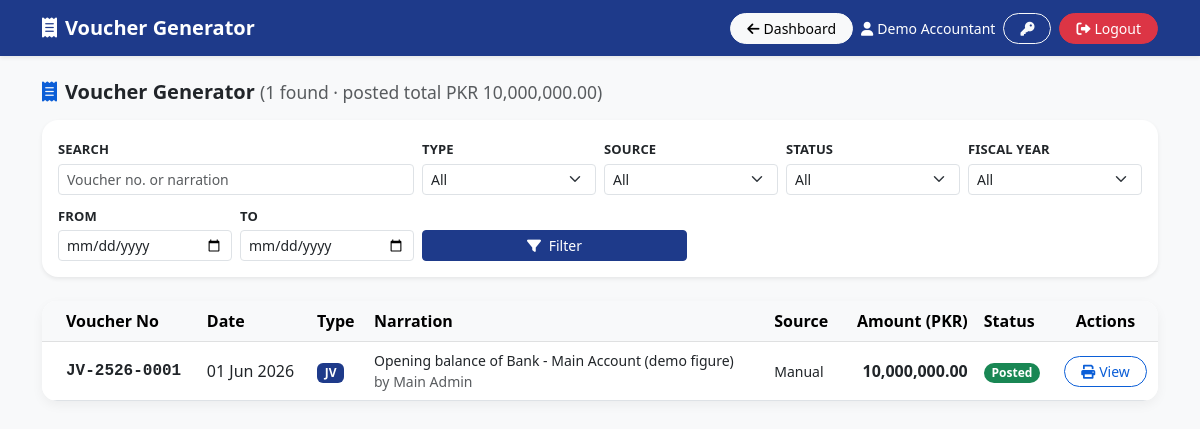
The page /admin/accountant_portal/vouchers.php (signed in) on the database its author committed.
### tables this page shows
CREATE TABLE `users` (
  `id` INT NOT NULL AUTO_INCREMENT,
  `full_name` VARCHAR(100) NOT NULL,
  `email` VARCHAR(100) NOT NULL,
  `phone` VARCHAR(20) DEFAULT NULL,
  `employee_id` VARCHAR(50) DEFAULT NULL,
  `password` VARCHAR(255) NOT NULL,
  `role` ENUM('Admin','Accountant','Student','Staff') NOT NULL,
  `status` ENUM('Active','Inactive') NOT NULL DEFAULT 'Active',
  `can_manage_fees` TINYINT(1) NOT NULL DEFAULT 0,
  `can_manage_salaries` TINYINT(1) NOT NULL DEFAULT 0,
  `can_manage_expenses` TINYINT(1) NOT NULL DEFAULT 0,
  `can_manage_accounts` TINYINT(1) NOT NULL DEFAULT 0,
  `must_change_password` TINYINT(1) NOT NULL DEFAULT 0,
  `failed_logins` INT NOT NULL DEFAULT 0,
  `locked_until` DATETIME DEFAULT NULL,
  `lock_reason` VARCHAR(30) DEFAULT NULL,
  `reset_otp` VARCHAR(255) DEFAULT NULL,
  `otp_expiry` DATETIME DEFAULT NULL,
  `otp_attempts` INT NOT NULL DEFAULT 0,
  `accepted_policy_at` DATETIME DEFAULT NULL,
  `created_at` TIMESTAMP NULL DEFAULT CURRENT_TIMESTAMP,
  PRIMARY KEY (`id`),
  UNIQUE KEY `uq_users_email` (`email`),
  KEY `idx_users_role` (`role`)
);

CREATE TABLE `vouchers` (
  `id` INT NOT NULL AUTO_INCREMENT,
  `voucher_no` VARCHAR(20) NOT NULL,
  `voucher_type` ENUM('RV','PV','JV') NOT NULL,
  `voucher_date` DATE NOT NULL,
  `fiscal_year` SMALLINT GENERATED ALWAYS AS (IF(MONTH(`voucher_date`) >= 7, YEAR(`voucher_date`), YEAR(`voucher_date`) - 1)) STORED,
  `narration` VARCHAR(255) NOT NULL,
  `total_amount` DECIMAL(14,2) NOT NULL,
  `source_type` ENUM('fee_payment','salary','expense','receipt','manual') NOT NULL DEFAULT 'manual',
  `source_id` INT DEFAULT NULL,
  `status` ENUM('Posted','Cancelled') NOT NULL DEFAULT 'Posted',
  `cancelled_by` INT DEFAULT NULL,
  `cancelled_at` DATETIME DEFAULT NULL,
  `cancel_reason` VARCHAR(255) DEFAULT NULL,
  `created_by` INT DEFAULT NULL,
  `created_at` TIMESTAMP NULL DEFAULT CURRENT_TIMESTAMP,
  PRIMARY KEY (`id`),
  UNIQUE KEY `uq_vouchers_no` (`voucher_no`),
  KEY `idx_vouchers_date` (`voucher_date`),
  KEY `idx_vouchers_fy_type` (`fiscal_year`, `voucher_type`),
  KEY `idx_vouchers_source` (`source_type`, `source_id`),
  KEY `fk_vouchers_created_by` (`created_by`),
  KEY `fk_vouchers_cancelled_by` (`cancelled_by`),
  CONSTRAINT `fk_vouchers_created_by` FOREIGN KEY (`created_by`) REFERENCES `users` (`id`) ON DELETE SET NULL,
  CONSTRAINT `fk_vouchers_cancelled_by` FOREIGN KEY (`cancelled_by`) REFERENCES `users` (`id`) ON DELETE SET NULL,
  CONSTRAINT `chk_vouchers_total` CHECK (`total_amount` > 0)
);

### includes/functions.php (called while the page is built, shortened)
<?php
function e($value)
{
    return htmlspecialchars((string)($value ?? ''), ENT_QUOTES, 'UTF-8');
}
function base_path()
{
    static $base = null;
    if ($base !== null) {
        return $base;
    }
    if (APP_BASE_PATH !== null) {
        return $base = rtrim(APP_BASE_PATH, '/');
    }
    return $base = rtrim($base, '/');
}
function url($path = '')
{
    return base_path() . '/' . ltrim($path, '/');
}
function money($amount, $decimals = 2)
{
    return number_format((float)$amount, $decimals);
}
function fmt_date($date, $empty = '-')
{
    $t = $date ? strtotime((string)$date) : false;
    return $t ? str_replace(' ', "\u{00A0}", date('d M Y', $t)) : $empty;
}
function db()
{
    global $conn;
    return $conn;
}
function db_stmt($sql, array $params = [])
{
    $stmt = db()->prepare($sql);
    if ($params) {
        $types = '';
        $values = [];
        foreach ($params as $p) {
            if (is_int($p) || is_bool($p)) {
                $types .= 'i';
                $values[] = (int)$p;
            } elseif (is_float($p)) {
                $types .= 'd';
                $values[] = $p;
            } else {
                $types .= 's';
                $values[] = $p === null ? null : (string)$p;
            }
        }
        $stmt->bind_param($types, ...$values);
    }
    $stmt->execute();
    return $stmt;
}
function db_select($sql, array $params = [])
{
    return db_stmt($sql, $params)->get_result();
}
function db_row($sql, array $params = [])
{
    $row = db_select($sql, $params)->fetch_assoc();
    return $row ?: null;
}
function current_user($refresh = false)
{
    static $user = false;
    if ($user !== false && !$refresh) {
        return $user;
    }
    $user = db_row(
        "SELECT id, full_name, email, role, status, can_manage_fees, can_manage_salaries,
                can_manage_expenses, can_manage_accounts, must_change_password, locked_until, accepted_policy_at
         FROM users WHERE id = ?",
        [(int)$_SESSION['user_id']]
    );
    return $user;
}
function dashboard_url($role)
{
    switch ($role) {
        case 'Accountant': return url('admin/accountant_portal/index.php');
    }
}
function dashboard_link()
{
    $role = current_user()['role'] ?? '';
    return ['url' => dashboard_url($role), 'label' => $role === 'Admin' ? 'Admin Dashboard' : 'Dashboard'];
}
function require_login(array $roles, $deniedMessage = null)
{
    $user = current_user();
    return $user;
}
function can($permission)
{
    $user = current_user();
    $col = 'can_manage_' . $permission;
    return $user['role'] === 'Accountant' && !empty($user[$col]);
}
function require_permission($permission)
{
    $user = require_login(['Admin', 'Accountant']);
    return $user;
}
function valid_date($value)
{
    $d = DateTime::createFromFormat('!Y-m-d', (string)$value);
    return $d && $d->format('Y-m-d') === $value;
}

### includes/security.php (called while the page is built, shortened)
<?php
function account_locked_minutes(array $user)
{
    if (empty($user['locked_until'])) return 0;
    $left = strtotime($user['locked_until']) - time();
    return $left > 0 ? (int)ceil($left / 60) : 0;
}
function session_idle_seconds($role)
{
    return max(1, (int)round(($role === 'Admin' ? ADMIN_IDLE_MINUTES : SESSION_IDLE_MINUTES) * 60));
}
function session_max_seconds()
{
    return max(1, (int)round(SESSION_MAX_HOURS * 3600));
}
function session_time_left(array $user)
{
    $idleLeft = session_idle_seconds($user['role']) - (time() - (int)($_SESSION['last_activity'] ?? time()));
    $maxLeft  = session_max_seconds() - (time() - (int)($_SESSION['login_at'] ?? time()));
    return $maxLeft < $idleLeft ? ['seconds' => max(0, $maxLeft), 'reason' => 'max'] : ['seconds' => max(0, $idleLeft), 'reason' => 'idle'];
}
function policy_required(array $user)
{
    return in_array($user['role'], POLICY_ROLES, true) && empty($user['accepted_policy_at']);
}

### includes/accounting.php (called while the page is built, shortened)
<?php
function voucher_badge_class($type)
{
    $map = ['RV' => 'bg-success', 'PV' => 'bg-danger', 'JV' => 'bg-primary'];
    return $map[$type] ?? 'bg-secondary';
}

### admin/accountant_portal/vouchers.php (the view, shortened to what this page needs)
<?php
$user = require_permission('accounts');
$f_from   = valid_date($_GET['from'] ?? '') ? $_GET['from'] : '';
$f_to     = valid_date($_GET['to'] ?? '') ? $_GET['to'] : '';
$search   = trim((string)($_GET['q'] ?? ''));
$where = 'WHERE 1 = 1';
$params = [];
$limit = 20;
$stats = db_row("SELECT COUNT(*) n, COALESCE(SUM(CASE WHEN v.status = 'Posted' THEN v.total_amount END), 0) posted_total FROM vouchers v $where", $params);
$total_rows = (int)$stats['n'];
$total_pages = max(1, (int)ceil($total_rows / $limit));
$page = min(max(1, (int)($_GET['page'] ?? 1)), $total_pages);
$offset = ($page - 1) * $limit;
$result = db_select("SELECT v.*, u.full_name AS created_by_name FROM vouchers v LEFT JOIN users u ON u.id = v.created_by
                     $where ORDER BY v.voucher_date DESC, v.id DESC LIMIT $limit OFFSET $offset", $params);
$nav_title = 'Voucher Generator';
$nav_icon = 'fa-receipt';
include __DIR__ . '/../../includes/header.php';
include __DIR__ . '/../../includes/topnav.php';
?>
<div class="container pb-5">
    <div class="d-flex justify-content-between align-items-center mb-3 flex-wrap gap-2">
        <h5 class="fw-bold mb-0"><i class="fas fa-receipt me-2 text-primary"></i>Voucher Generator
            <small class="text-muted fw-normal">(<?php echo number_format($total_rows); ?> found &middot; posted total PKR&nbsp;<?php echo money($stats['posted_total']); ?>)</small></h5>
    </div>
    <div class="card p-3 border-0 shadow-sm rounded-4 mb-4">
        <form method="GET" action="" class="row g-2 align-items-end">
            <div class="col-12 col-lg-4"><label class="form-label small fw-semibold mb-1">Search</label><input type="text" name="q" maxlength="100" class="form-control form-control-sm" placeholder="Voucher no. or narration" value="<?php echo e($search); ?>"></div>
            <div class="col-6 col-md-3 col-lg-2"><label class="form-label small fw-semibold mb-1">Type</label>
                <select name="type" class="form-select form-select-sm"><option value="">All</option>
                </select></div>
            <div class="col-6 col-md-3 col-lg-2"><label class="form-label small fw-semibold mb-1">Source</label>
                <select name="source" class="form-select form-select-sm"><option value="">All</option>
                </select></div>
            <div class="col-6 col-md-3 col-lg-2"><label class="form-label small fw-semibold mb-1">Status</label>
                <select name="status" class="form-select form-select-sm"><option value="">All</option>
                </select></div>
            <div class="col-6 col-md-3 col-lg-2"><label class="form-label small fw-semibold mb-1">Fiscal Year</label>
                <select name="fy" class="form-select form-select-sm"><option value="">All</option>
                </select></div>
            <div class="col-6 col-md-3 col-lg-2"><label class="form-label small fw-semibold mb-1">From</label><input type="date" name="from" class="form-control form-control-sm" value="<?php echo e($f_from); ?>"></div>
            <div class="col-6 col-md-3 col-lg-2"><label class="form-label small fw-semibold mb-1">To</label><input type="date" name="to" class="form-control form-control-sm" value="<?php echo e($f_to); ?>"></div>
            <div class="col-12 col-md-6 col-lg-3 d-flex gap-2">
                <button type="submit" class="btn btn-primary btn-sm w-100"><i class="fas fa-filter me-1"></i> Filter</button>
            </div>
        </form>
    </div>
    <div class="card table-card overflow-hidden mb-4">
        <div class="table-responsive">
            <table class="table table-hover align-middle mb-0 sticky-first hide-xs-4 hide-xs-5">
                <thead class="table-light"><tr><th class="ps-4">Voucher No</th><th>Date</th><th>Type</th><th>Narration</th><th>Source</th><th class="text-end">Amount (PKR)</th><th>Status</th><th class="text-center">Actions</th></tr></thead>
                <tbody>
                <?php if ($result->num_rows > 0): while ($row = $result->fetch_assoc()): $cancelled = $row['status'] === 'Cancelled'; ?>
                    <tr class="<?php echo $cancelled ? 'text-muted' : ''; ?>">
                        <td class="ps-4 fw-bold font-monospace text-nowrap <?php echo $cancelled ? 'text-decoration-line-through' : ''; ?>"><?php echo e($row['voucher_no']); ?></td>
                        <td class="text-nowrap"><?php echo e(fmt_date($row['voucher_date'])); ?></td>
                        <td><span class="badge <?php echo voucher_badge_class($row['voucher_type']); ?>"><?php echo e($row['voucher_type']); ?></span></td>
                        <td class="small cell-wrap"><?php echo e($row['narration']); ?><?php if ($row['created_by_name']): ?><br><span class="text-muted">by <?php echo e($row['created_by_name']); ?></span><?php endif; ?></td>
                        <td class="small"><?php echo e(VOUCHER_SOURCES[$row['source_type']] ?? $row['source_type']); ?></td>
                        <td class="text-end fw-bold text-nowrap"><?php echo money($row['total_amount']); ?></td>
                        <td><span class="badge rounded-pill <?php echo $cancelled ? 'bg-secondary' : 'bg-success'; ?>"><?php echo e($row['status']); ?></span></td>
                        <td class="text-center"><a href="print_voucher.php?id=<?php echo (int)$row['id']; ?>" class="btn btn-sm btn-outline-primary rounded-pill px-3"><i class="fas fa-print me-1"></i>View</a></td>
                    </tr>
                <?php endwhile; else: ?>
                    <tr><td colspan="8" class="text-center py-5 text-muted">No vouchers found.</td></tr>
                <?php endif; ?>
                </tbody>
            </table>
        </div>
    </div>
</div>
<?php include __DIR__ . '/../../includes/footer.php'; ?>

### includes/topnav.php (shortened to what this page needs)
<?php
$nav_user = current_user();
if (($nav_back ?? '') === 'dashboard') {
    $nav_dash = dashboard_link();
    $nav_back = $nav_dash['url'];
    $nav_back_label = $nav_dash['label'];
}
?>
<nav class="navbar navbar-dark shadow-sm mb-4 no-print" style="background:#1e3a8a;">
    <div class="container flex-nowrap gap-2">
        <span class="navbar-brand fw-bold text-truncate me-auto"><i class="fas <?php echo e($nav_icon ?? 'fa-university'); ?> me-2"></i><?php echo e($nav_title ?? APP_NAME); ?></span>
        <div class="d-none d-lg-flex align-items-center gap-2 flex-nowrap justify-content-end">
            <?php if (!empty($nav_back)): ?>
                <a href="<?php echo e($nav_back); ?>" class="btn btn-light btn-sm rounded-pill px-3"><i class="fas fa-arrow-left me-1"></i><?php echo e($nav_back_label ?? 'Back'); ?></a>
            <?php endif; ?>
            <?php if ($nav_user): ?>
                <span class="text-white small text-nowrap text-capitalize"><i class="fas fa-user me-1"></i><?php echo e($nav_user['full_name']); ?></span>
                <a href="<?php echo e(url('auth/change_password.php')); ?>" class="btn btn-outline-light btn-sm rounded-pill px-3" title="Change Password" aria-label="Change Password"><i class="fas fa-key"></i></a>
                <a href="<?php echo e(url('auth/logout.php')); ?>" class="btn btn-danger btn-sm rounded-pill px-3" data-confirm-logout><i class="fas fa-sign-out-alt me-1"></i>Logout</a>
            <?php endif; ?>
        </div>
    </div>
</nav>

### assets/css/animations.css (style rules this page uses)
.btn { transition: transform .15s ease, box-shadow .2s ease, filter .2s ease, background-color .2s ease, border-color .2s ease, color .2s ease; }
.table > tbody > tr { transition: background-color .15s ease; }
.stat-card, .table-card, .form-card { transition: transform .25s ease, box-shadow .25s ease; }

### assets/css/responsive.css (style rules this page uses)
@media screen { .table-responsive { -webkit-overflow-scrolling: touch; } }

### includes/header.php (style rules this page uses)
:root { --sidebar-width: 250px; --primary-color: #1e3a8a; }
body { background-color: #f8f9fa; font-family: 'Segoe UI', Tahoma, sans-serif; }
.table-card, .form-card { border: none; border-radius: 15px; box-shadow: 0 4px 12px rgba(0,0,0,0.05); }
.btn-primary { --bs-btn-bg: #1e3a8a; --bs-btn-border-color: #1e3a8a; --bs-btn-hover-bg: #1e40af; --bs-btn-hover-border-color: #1e40af; --bs-btn-active-bg: #1e3a8a; --bs-btn-active-border-color: #1e3a8a; --bs-btn-disabled-bg: #1e3a8a; --bs-btn-disabled-border-color: #1e3a8a; }
.bg-primary { background-color: #1e3a8a !important; }
:root { --bs-link-color: #0b5ed7; --bs-link-color-rgb: 11, 94, 215; --bs-link-hover-color: #0a53be; --bs-link-hover-color-rgb: 10, 83, 190; }
.text-primary { color: #0b5ed7 !important; }
.btn-outline-primary { --bs-btn-color: #0b5ed7; --bs-btn-border-color: #0b5ed7; --bs-btn-hover-bg: #0b5ed7; --bs-btn-hover-border-color: #0b5ed7; --bs-btn-active-bg: #0a53be; }
.table-hover > :not(caption) > tr > * { white-space: nowrap; }
.table-hover > :not(caption) > tr > .cell-wrap { white-space: normal; min-width: 14rem; overflow-wrap: anywhere; }
.btn { white-space: nowrap; }
label.form-label { text-transform: uppercase; font-size: .8125rem; font-weight: 600; letter-spacing: .01em; margin-bottom: .35rem; }

### rows shown on the page
users: nav_back_label "Dashboard", full_name "Demo Accountant"
vouchers: voucher_no "JV-2526-0001", voucher_date "01 Jun 2026", voucher_type "JV", narration "Opening balance of Bank - Main Account (demo figure)", created_by.full_name "Main Admin", source_type "Manual", total_amount "10,000,000.00", status "Posted"

### other values the page prints
$nav_title "Voucher Generator"
$total_rows "1"
money($stats['posted_total']) "10,000,000.00"
